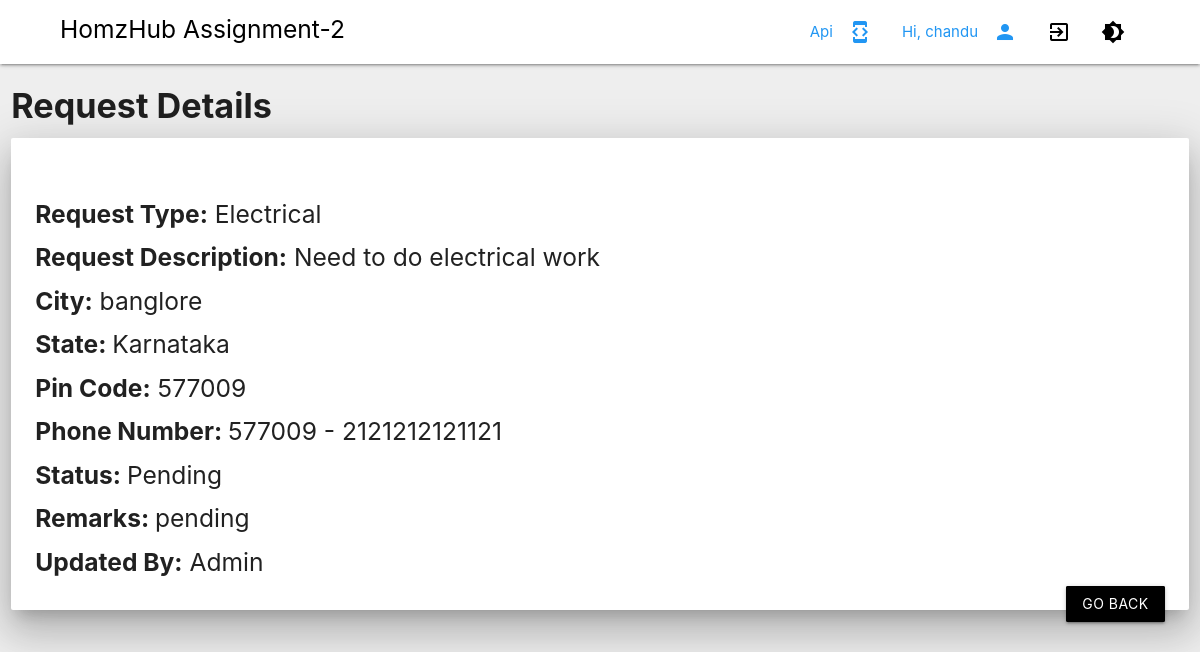
Page /ReqDetail/2/ (signed in) on the committed database.
### mysite/models.py (models this page shows, shortened)
class UserRequest(models.Model):
  RequestedUser = models.ForeignKey(User, on_delete=models.CASCADE, related_name='UserRequest_user', default = "")
  RequestType = models.ForeignKey(RequestTypeMaster, on_delete=models.CASCADE, related_name='UserRequest_type')
  RequestDesc = models.TextField(default = "")
  City = models.TextField(default = "")
  State = models.ForeignKey(StateMaster, on_delete=models.CASCADE, related_name='UserRequest_state')
  Pincode = models.IntegerField(default=0)
  PhoneCode = models.TextField(default = "")
  Phone = models.IntegerField(default = "")
  Status  = models.ForeignKey(StatusMaster, on_delete=models.CASCADE, related_name='UserRequest_Status')
  Remark = models.TextField(default = "")
  created = models.DateTimeField(auto_now_add=True)

class RequestTypeMaster(models.Model):
  RequestType = models.TextField(default = "")
  def __str__(self):
    return self.RequestType

class StateMaster(models.Model):
  StateName = models.TextField(default = 1)
  StateCode = models.IntegerField(default=0)
  created = models.DateTimeField(auto_now_add=True)
  def __str__(self):
    return self.StateName

class StatusMaster(models.Model):
  StatusType = models.TextField(default="")
  def __str__(self):
    return self.StatusType

### mysite/views.py (the view)
# urls.py: path('ReqDetail/<id>/', ReqDetail, name='ReqDetail'),
def ReqDetail(request, id):
    if not request.user.is_authenticated:
      return render(request, 'Login.html')
    Request = UserRequest.objects.filter(RequestedUser=request.user, id=id)
    context = {
        'Request':Request
      }
    return render(request, 'RequestDetail.html', context)

### templates/RequestDetail.html (shortened to what this page needs)
{% extends 'Base.html' %}
{% block content %}
{% for request in Request%}
<div class="row">
  <div class="col s12">
    <h4><b>Request Details</b></h4>
    <div class="card z-depth-5 hoverable">
      <div class="card-content">
          <br>
                  <h5><b>Request Type:</b> {{request.RequestType}}</h5>
                  <h5><b>Request Description:</b> {{ request.RequestDesc}}</h5>
                  <h5><b>City:</b> {{request.City }}</h5>
                  <h5><b>State: </b>{{ request.State}}</h5>
                  <h5><b>Pin Code:</b> {{ request.Pincode}}</h5>
                  <h5><b> Phone Number: </b>{{ request.PhoneCode}} - {{ request.Phone}} </h5>
                  <h5><b>Status: </b>{{ request.Status}}</h5>
                  <h5><b>Remarks: </b>{{ request.Remark}}</h5>
                  <h5><b>Updated By:</b> Admin </h5>
  <a class="btn waves-effect waves-light right black pulse" href="/request/" type="submit">Go Back</a>
       {%empty%}
       <h4><b> Sorry no data found.</b></h4>
        </div>
    </div>
  </div>
</div>
{% endfor %}
{% endblock content %}

### templates/Base.html (shortened to what this page needs)
{% load static %}
<link rel="stylesheet" href="https://cdnjs.cloudflare.com/ajax/libs/materialize/1.0.0-beta/css/materialize.min.css">
<link rel="stylesheet" href="{% static 'css/BodyDarkTogglee.css' %}">
{% block header %}
<div class="navbar-fixed">
<nav>
     <div class="nav-wrapper">
          <ul class="left">
              <li><a href="collapsible.html" class="label-icon"></a><i class="material-icons"></i></li>
              <li><a href="collapsible.html" class="label-icon"></a><i class="material-icons"></i></li>
              <li><h5 href = "/Dashboard/" class="tooltipped"  data-position="bottom" data-tooltip="HomzHub"> HomzHub Assignment-2</h5></li>
          </ul>
          <ul class="hide-on-med-and-down right">
                <li><a href ="/RawData/" class="blue-text tooltipped"  data-position="bottom" data-tooltip="Api"><i class="material-icons right">developer_mode</i> Api </a></li>
                <li><a class="blue-text tooltipped"  data-position="bottom" data-tooltip="Welcome {{user}}"><i class="material-icons right">person</i> Hi, {{user | truncatechars:12}} </a></li>
                <li><a onclick="myLogout();" class="black-text tooltipped"  data-position="bottom" data-tooltip="Logout from application"><i class="material-icons">exit_to_app</i></a></li>
                <li><a class="dark-toggle tooltipped black-text" onclick="myDark()"  data-position="bottom"  data-tooltip="Toggle dark/light themes" ><i class="material-icons">brightness_4</i></a></li>
                <li><a href="collapsible.html" class="label-icon"></a><i class="material-icons"></i></li>
                <li><a href="collapsible.html" class="label-icon"></a><i class="material-icons"></i></li>
            </ul>
     </div>
</nav>
</div>
{% endblock header %}
{% block content %}{% endblock content %}

### static/css/BodyDarkTogglee.css (style rules this page uses)
body nav { background-color: white; color: black; }

### rows in the picture
UserRequest: RequestType "Electrical", RequestDesc "Need to do electrical work", City "banglore", State "Karnataka", Pincode "577009", PhoneCode "577009", Phone "2121212121121", Status "Pending", Remark "pending"

### other values in the picture
{{ user | truncatechars:12 }} "chandu"
